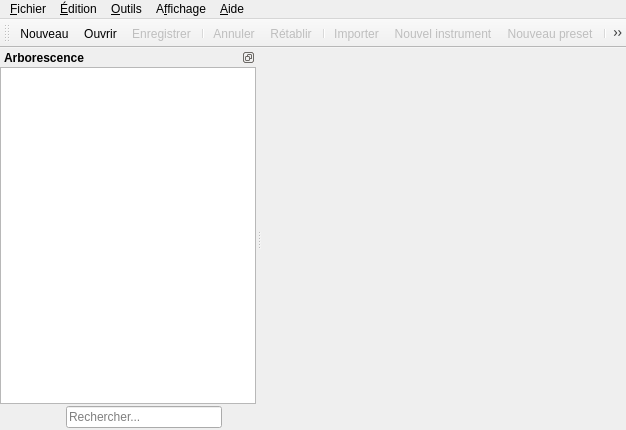
 <widget class="QMainWindow" name="MainWindow">
  <property name="geometry">
   <rect>
    <x>0</x>
    <y>0</y>
    <width>626</width>
    <height>430</height>
   </rect>
  </property>
  <property name="contextMenuPolicy">
   <enum>Qt::CustomContextMenu</enum>
  </property>
  <property name="windowTitle">
   <string>Polyphone</string>
  </property>
  <property name="windowIcon">
   <iconset resource="ressources.qrc">
    <normaloff>:/icones/icon</normaloff>:/icones/icon</iconset>
  </property>
  <property name="dockOptions">
   <set>QMainWindow::AllowNestedDocks|QMainWindow::AllowTabbedDocks|QMainWindow::AnimatedDocks</set>
  </property>
  <widget class="QWidget" name="centralWidget">
   <layout class="QGridLayout" name="gridLayout">
    <property name="margin">
     <number>0</number>
    </property>
    <item row="0" column="0">
     <widget class="QStackedWidget" name="stackedWidget">
      <property name="currentIndex">
       <number>0</number>
      </property>
      <widget class="QWidget" name="page_Soft">
       <layout class="QGridLayout" name="gridLayout_2">
        <item row="0" column="0">
         <widget class="QLabel" name="label">
          <property name="sizePolicy">
           <sizepolicy hsizetype="Maximum" vsizetype="Maximum">
            <horstretch>50</horstretch>
            <verstretch>50</verstretch>
           </sizepolicy>
          </property>
          <property name="text">
           <string/>
          </property>
          <property name="pixmap">
           <pixmap resource="ressources.qrc">:/icones/logo</pixmap>
          </property>
         </widget>
        </item>
       </layout>
      </widget>
     </widget>
    </item>
   </layout>
  </widget>
  <widget class="QMenuBar" name="Menubar">
   <property name="geometry">
    <rect>
     <x>0</x>
     <y>0</y>
     <width>626</width>
     <height>21</height>
    </rect>
   </property>
   <property name="accessibleDescription">
    <string/>
   </property>
   <widget class="QMenu" name="menuFichier">
    <property name="title">
     <string>&amp;Fichier</string>
    </property>
    <addaction name="actionNouveau"/>
    <addaction name="actionOuvrir"/>
    <addaction name="separator"/>
    <addaction name="actionEnregistrer"/>
    <addaction name="actionEnregistrer_sous"/>
    <addaction name="separator"/>
    <addaction name="actionImporter"/>
    <addaction name="actionExporter"/>
    <addaction name="separator"/>
    <addaction name="actionFichier_1"/>
    <addaction name="actionFichier_2"/>
    <addaction name="actionFichier_3"/>
    <addaction name="actionFichier_4"/>
    <addaction name="actionFichier_5"/>
    <addaction name="separator"/>
    <addaction name="actionFermer_le_fichier"/>
    <addaction name="actionQuitter"/>
   </widget>
   <widget class="QMenu" name="menu">
    <property name="title">
     <string>&amp;Aide</string>
    </property>
    <addaction name="actionSommaire"/>
    <addaction name="separator"/>
    <addaction name="actionA_propos"/>
   </widget>
   <widget class="QMenu" name="menuEdition">
    <property name="title">
     <string>&amp;Édition</string>
    </property>
    <addaction name="actionAnnuler"/>
    <addaction name="actionR_tablir"/>
    <addaction name="separator"/>
    <addaction name="actionCopier"/>
    <addaction name="actionColler"/>
    <addaction name="action_Supprimer"/>
    <addaction name="separator"/>
    <addaction name="actionRenommer"/>
    <addaction name="separator"/>
    <addaction name="actionPr_f_rences"/>
   </widget>
   <widget class="QMenu" name="menuOutils">
    <property name="title">
     <string>&amp;Outils</string>
    </property>
    <widget class="QMenu" name="menuSample">
     <property name="enabled">
      <bool>false</bool>
     </property>
     <property name="title">
      <string>&amp;Sample</string>
     </property>
     <addaction name="actionAjuster_la_fin_de_boucle"/>
     <addaction name="actionBouclage_automatique"/>
     <addaction name="action_Diminuer_sifflements"/>
     <addaction name="actionEnlever_blanc_au_d_part"/>
     <addaction name="actionFiltre_mur_de_brique"/>
     <addaction name="actionNormaliser_volume"/>
     <addaction name="action_R_glage_balance"/>
     <addaction name="actionTransposer"/>
    </widget>
    <widget class="QMenu" name="menuDivers">
     <property name="enabled">
      <bool>false</bool>
     </property>
     <property name="title">
      <string>&amp;Sf2</string>
     </property>
     <addaction name="action_Enlever_les_l_ments_non_utilis_s"/>
     <addaction name="actionR_gler_att_nuation_minimale"/>
    </widget>
    <widget class="QMenu" name="menuInstrument">
     <property name="enabled">
      <bool>false</bool>
     </property>
     <property name="title">
      <string>&amp;Instrument</string>
     </property>
     <addaction name="action_Cr_ation_mutation_mixture"/>
     <addaction name="actionD_saccordage_ondulant"/>
     <addaction name="actionD_uplication_des_divisions"/>
     <addaction name="action_Param_trage_global"/>
     <addaction name="action_R_partition_automatique"/>
     <addaction name="actionSpacialisation_du_son"/>
    </widget>
    <addaction name="menuSample"/>
    <addaction name="menuInstrument"/>
    <addaction name="menuDivers"/>
   </widget>
   <widget class="QMenu" name="menuAffichage">
    <property name="title">
     <string>A&amp;ffichage</string>
    </property>
    <addaction name="actionBarre_d_outils"/>
    <addaction name="actionSection_modulateurs"/>
   </widget>
   <addaction name="menuFichier"/>
   <addaction name="menuEdition"/>
   <addaction name="menuOutils"/>
   <addaction name="menuAffichage"/>
   <addaction name="menu"/>
  </widget>
  <widget class="QToolBar" name="toolBar">
   <property name="windowTitle">
    <string>Barre d'outils</string>
   </property>
   <property name="toolTip">
    <string/>
   </property>
   <property name="autoFillBackground">
    <bool>false</bool>
   </property>
   <attribute name="toolBarArea">
    <enum>TopToolBarArea</enum>
   </attribute>
   <attribute name="toolBarBreak">
    <bool>false</bool>
   </attribute>
   <addaction name="actionNouveau"/>
   <addaction name="actionOuvrir"/>
   <addaction name="actionEnregistrer"/>
   <addaction name="separator"/>
   <addaction name="actionAnnuler"/>
   <addaction name="actionR_tablir"/>
   <addaction name="separator"/>
   <addaction name="actionImporter"/>
   <addaction name="actionNouvel_instrument"/>
   <addaction name="actionNouveau_preset"/>
   <addaction name="separator"/>
   <addaction name="action_Supprimer"/>
  </widget>
  <widget class="QDockWidget" name="dockWidget">
   <property name="minimumSize">
    <size>
     <width>220</width>
     <height>367</height>
    </size>
   </property>
   <property name="maximumSize">
    <size>
     <width>300</width>
     <height>524287</height>
    </size>
   </property>
   <property name="font">
    <font>
     <weight>75</weight>
     <bold>true</bold>
    </font>
   </property>
   <property name="features">
    <set>QDockWidget::DockWidgetFloatable|QDockWidget::DockWidgetMovable</set>
   </property>
   <property name="allowedAreas">
    <set>Qt::LeftDockWidgetArea|Qt::RightDockWidgetArea</set>
   </property>
   <property name="windowTitle">
    <string>Arborescence</string>
   </property>
   <attribute name="dockWidgetArea">
    <number>1</number>
   </attribute>
   <widget class="QWidget" name="dockWidgetContents_2">
    <layout class="QHBoxLayout" name="horizontalLayout_3">
     <property name="spacing">
      <number>0</number>
     </property>
     <property name="margin">
      <number>0</number>
     </property>
     <item>
      <layout class="QVBoxLayout" name="verticalLayout_3">
       <property name="spacing">
        <number>0</number>
       </property>
       <property name="topMargin">
        <number>0</number>
       </property>
       <item>
        <widget class="Tree" name="arborescence">
         <property name="font">
          <font>
           <weight>50</weight>
           <bold>false</bold>
          </font>
         </property>
         <property name="mouseTracking">
          <bool>false</bool>
         </property>
         <property name="contextMenuPolicy">
          <enum>Qt::CustomContextMenu</enum>
         </property>
         <property name="acceptDrops">
          <bool>false</bool>
         </property>
         <property name="editTriggers">
          <set>QAbstractItemView::NoEditTriggers</set>
         </property>
         <property name="showDropIndicator" stdset="0">
          <bool>false</bool>
         </property>
         <property name="dragEnabled">
          <bool>true</bool>
         </property>
         <property name="dragDropMode">
          <enum>QAbstractItemView::DragDrop</enum>
         </property>
         <property name="defaultDropAction">
          <enum>Qt::IgnoreAction</enum>
         </property>
         <property name="selectionMode">
          <enum>QAbstractItemView::ExtendedSelection</enum>
         </property>
         <property name="indentation">
          <number>17</number>
         </property>
         <property name="animated">
          <bool>true</bool>
         </property>
         <property name="columnCount">
          <number>1</number>
         </property>
         <attribute name="headerVisible">
          <bool>false</bool>
         </attribute>
         <column>
          <property name="text">
           <string notr="true">1</string>
          </property>
         </column>
        </widget>
       </item>
       <item>
        <layout class="QHBoxLayout" name="horizontalLayout_2">
         <property name="spacing">
          <number>2</number>
         </property>
         <property name="margin">
          <number>2</number>
         </property>
         <item>
          <widget class="QPushButton" name="push_enrouler">
           <property name="maximumSize">
            <size>
             <width>30</width>
             <height>16777215</height>
            </size>
           </property>
           <property name="toolTip">
            <string>Enroule l'arborescence</string>
           </property>
           <property name="text">
            <string/>
           </property>
           <property name="icon">
            <iconset resource="ressources.qrc">
             <normaloff>:/icones/collapse</normaloff>:/icones/collapse</iconset>
           </property>
           <property name="checkable">
            <bool>false</bool>
           </property>
           <property name="flat">
            <bool>true</bool>
           </property>
          </widget>
         </item>
         <item>
          <widget class="QPushButton" name="push_derouler">
           <property name="maximumSize">
            <size>
             <width>30</width>
             <height>16777215</height>
            </size>
           </property>
           <property name="toolTip">
            <string>Déroule l'arborescence</string>
           </property>
           <property name="text">
            <string/>
           </property>
           <property name="icon">
            <iconset resource="ressources.qrc">
             <normaloff>:/icones/expand</normaloff>:/icones/expand</iconset>
           </property>
           <property name="flat">
            <bool>true</bool>
           </property>
          </widget>
         </item>
         <item>
          <widget class="QLineEdit" name="editSearch">
           <property name="font">
            <font>
             <weight>50</weight>
             <bold>false</bold>
            </font>
           </property>
           <property name="inputMask">
            <string/>
           </property>
           <property name="text">
            <string/>
           </property>
           <property name="placeholderText">
            <string>Rechercher...</string>
           </property>
          </widget>
         </item>
         <item>
          <widget class="QPushButton" name="push_nosearch">
           <property name="maximumSize">
            <size>
             <width>30</width>
             <height>16777215</height>
            </size>
           </property>
           <property name="toolTip">
            <string>Efface la recherche</string>
           </property>
           <property name="text">
            <string/>
           </property>
           <property name="icon">
            <iconset resource="ressources.qrc">
             <normaloff>:/icones/erase</normaloff>:/icones/erase</iconset>
           </property>
           <property name="flat">
            <bool>true</bool>
           </property>
          </widget>
         </item>
        </layout>
       </item>
      </layout>
     </item>
    </layout>
   </widget>
  </widget>
  <action name="actionOuvrir">
   <property name="icon">
    <iconset resource="ressources.qrc">
     <normaloff>:/icones/open</normaloff>:/icones/open</iconset>
   </property>
   <property name="text">
    <string>&amp;Ouvrir...</string>
   </property>
   <property name="toolTip">
    <string>Ouvre un fichier</string>
   </property>
   <property name="shortcut">
    <string>Ctrl+O</string>
   </property>
  </action>
  <action name="actionQuitter">
   <property name="icon">
    <iconset resource="ressources.qrc">
     <normaloff>:/icones/exit</normaloff>:/icones/exit</iconset>
   </property>
   <property name="text">
    <string>&amp;Quitter</string>
   </property>
   <property name="shortcut">
    <string>Ctrl+Q</string>
   </property>
  </action>
  <action name="actionSommaire">
   <property name="icon">
    <iconset resource="ressources.qrc">
     <normaloff>:/icones/help</normaloff>:/icones/help</iconset>
   </property>
   <property name="text">
    <string>&amp;Manuel</string>
   </property>
   <property name="shortcut">
    <string>F1</string>
   </property>
  </action>
  <action name="actionA_propos">
   <property name="icon">
    <iconset resource="ressources.qrc">
     <normaloff>:/icones/about</normaloff>:/icones/about</iconset>
   </property>
   <property name="text">
    <string>&amp;A propos</string>
   </property>
  </action>
  <action name="actionEnregistrer">
   <property name="enabled">
    <bool>false</bool>
   </property>
   <property name="icon">
    <iconset resource="ressources.qrc">
     <normaloff>:/icones/save</normaloff>:/icones/save</iconset>
   </property>
   <property name="text">
    <string>&amp;Enregistrer</string>
   </property>
   <property name="toolTip">
    <string>Enregistre le fichier actuel</string>
   </property>
   <property name="shortcut">
    <string>Ctrl+S</string>
   </property>
  </action>
  <action name="actionEnregistrer_sous">
   <property name="enabled">
    <bool>false</bool>
   </property>
   <property name="icon">
    <iconset resource="ressources.qrc">
     <normaloff>:/icones/save_as</normaloff>:/icones/save_as</iconset>
   </property>
   <property name="text">
    <string>Enregistrer &amp;sous...</string>
   </property>
   <property name="toolTip">
    <string>Enregistre sous un autre fichier</string>
   </property>
   <property name="shortcut">
    <string>Ctrl+Shift+S</string>
   </property>
  </action>
  <action name="actionNouveau">
   <property name="icon">
    <iconset resource="ressources.qrc">
     <normaloff>:/icones/new</normaloff>:/icones/new</iconset>
   </property>
   <property name="text">
    <string>&amp;Nouveau...</string>
   </property>
   <property name="toolTip">
    <string>Crée un nouveau fichier</string>
   </property>
   <property name="shortcut">
    <string>Ctrl+N</string>
   </property>
  </action>
  <action name="actionAnnuler">
   <property name="enabled">
    <bool>false</bool>
   </property>
   <property name="icon">
    <iconset resource="ressources.qrc">
     <normaloff>:/icones/undo</normaloff>:/icones/undo</iconset>
   </property>
   <property name="text">
    <string comment="1">&amp;Annuler</string>
   </property>
   <property name="toolTip">
    <string>Annule la dernière action</string>
   </property>
   <property name="shortcut">
    <string>Ctrl+Z</string>
   </property>
  </action>
  <action name="actionR_tablir">
   <property name="enabled">
    <bool>false</bool>
   </property>
   <property name="icon">
    <iconset resource="ressources.qrc">
     <normaloff>:/icones/redo</normaloff>:/icones/redo</iconset>
   </property>
   <property name="text">
    <string>Ré&amp;tablir</string>
   </property>
   <property name="toolTip">
    <string>Refait la dernière action annulée</string>
   </property>
   <property name="shortcut">
    <string>Ctrl+Shift+Z</string>
   </property>
  </action>
  <action name="actionPr_f_rences">
   <property name="icon">
    <iconset resource="ressources.qrc">
     <normaloff>:/icones/settings</normaloff>:/icones/settings</iconset>
   </property>
   <property name="text">
    <string>&amp;Préférences</string>
   </property>
  </action>
  <action name="actionBarre_d_outils">
   <property name="checkable">
    <bool>true</bool>
   </property>
   <property name="checked">
    <bool>true</bool>
   </property>
   <property name="text">
    <string>&amp;Barre d'outils</string>
   </property>
  </action>
  <action name="actionFermer_le_fichier">
   <property name="enabled">
    <bool>false</bool>
   </property>
   <property name="icon">
    <iconset resource="ressources.qrc">
     <normaloff>:/icones/close</normaloff>:/icones/close</iconset>
   </property>
   <property name="text">
    <string>&amp;Fermer le fichier</string>
   </property>
   <property name="toolTip">
    <string>Ferme le fichier</string>
   </property>
   <property name="shortcut">
    <string>Ctrl+W</string>
   </property>
  </action>
  <action name="actionCopier">
   <property name="enabled">
    <bool>false</bool>
   </property>
   <property name="icon">
    <iconset resource="ressources.qrc">
     <normaloff>:/icones/copy</normaloff>:/icones/copy</iconset>
   </property>
   <property name="text">
    <string>&amp;Copier</string>
   </property>
   <property name="shortcut">
    <string>Ctrl+C</string>
   </property>
   <property name="shortcutContext">
    <enum>Qt::WidgetShortcut</enum>
   </property>
  </action>
  <action name="actionColler">
   <property name="enabled">
    <bool>false</bool>
   </property>
   <property name="icon">
    <iconset resource="ressources.qrc">
     <normaloff>:/icones/paste</normaloff>:/icones/paste</iconset>
   </property>
   <property name="text">
    <string>C&amp;oller</string>
   </property>
   <property name="shortcut">
    <string>Ctrl+V</string>
   </property>
   <property name="shortcutContext">
    <enum>Qt::WidgetShortcut</enum>
   </property>
  </action>
  <action name="action_Supprimer">
   <property name="enabled">
    <bool>false</bool>
   </property>
   <property name="icon">
    <iconset resource="ressources.qrc">
     <normaloff>:/icones/delete</normaloff>:/icones/delete</iconset>
   </property>
   <property name="text">
    <string>&amp;Supprimer</string>
   </property>
   <property name="toolTip">
    <string>Supprime un élément</string>
   </property>
   <property name="shortcut">
    <string>Del</string>
   </property>
   <property name="shortcutContext">
    <enum>Qt::WidgetShortcut</enum>
   </property>
  </action>
  <action name="action_Enlever_les_l_ments_non_utilis_s">
   <property name="enabled">
    <bool>true</bool>
   </property>
   <property name="text">
    <string>&amp;Enlever les éléments non utilisés</string>
   </property>
   <property name="toolTip">
    <string>Enleve les éléments non utilisés</string>
   </property>
  </action>
  <action name="actionRenommer">
   <property name="enabled">
    <bool>false</bool>
   </property>
   <property name="text">
    <string>&amp;Renommer</string>
   </property>
   <property name="shortcut">
    <string>F2</string>
   </property>
  </action>
  <action name="actionFichier_1">
   <property name="enabled">
    <bool>false</bool>
   </property>
   <property name="text">
    <string>fichier 1</string>
   </property>
   <property name="toolTip">
    <string>Ouvre un fichier récent</string>
   </property>
   <property name="visible">
    <bool>false</bool>
   </property>
  </action>
  <action name="actionFichier_2">
   <property name="enabled">
    <bool>false</bool>
   </property>
   <property name="text">
    <string>fichier 2</string>
   </property>
   <property name="toolTip">
    <string>Ouvre un fichier récent</string>
   </property>
   <property name="visible">
    <bool>false</bool>
   </property>
  </action>
  <action name="actionFichier_3">
   <property name="enabled">
    <bool>false</bool>
   </property>
   <property name="text">
    <string>fichier 3</string>
   </property>
   <property name="toolTip">
    <string>Ouvre un fichier récent</string>
   </property>
   <property name="visible">
    <bool>false</bool>
   </property>
  </action>
  <action name="actionFichier_4">
   <property name="enabled">
    <bool>false</bool>
   </property>
   <property name="text">
    <string>fichier 4</string>
   </property>
   <property name="toolTip">
    <string>Ouvre un fichier récent</string>
   </property>
   <property name="visible">
    <bool>false</bool>
   </property>
  </action>
  <action name="actionFichier_5">
   <property name="enabled">
    <bool>false</bool>
   </property>
   <property name="text">
    <string>fichier 5</string>
   </property>
   <property name="toolTip">
    <string>Ouvre un fichier récent</string>
   </property>
   <property name="visible">
    <bool>false</bool>
   </property>
  </action>
  <action name="actionSection_modulateurs">
   <property name="checkable">
    <bool>true</bool>
   </property>
   <property name="checked">
    <bool>true</bool>
   </property>
   <property name="text">
    <string>Section modulateurs</string>
   </property>
   <property name="toolTip">
    <string>Affiche la section modulateurs</string>
   </property>
  </action>
  <action name="actionImporter">
   <property name="enabled">
    <bool>false</bool>
   </property>
   <property name="icon">
    <iconset resource="ressources.qrc">
     <normaloff>:/icones/wave</normaloff>:/icones/wave</iconset>
   </property>
   <property name="text">
    <string>&amp;Importer ...</string>
   </property>
   <property name="toolTip">
    <string>Importe un fichier audio</string>
   </property>
  </action>
  <action name="actionExporter">
   <property name="enabled">
    <bool>false</bool>
   </property>
   <property name="text">
    <string>E&amp;xporter ...</string>
   </property>
   <property name="toolTip">
    <string>Exporte au format wav</string>
   </property>
  </action>
  <action name="actionNouvel_instrument">
   <property name="enabled">
    <bool>false</bool>
   </property>
   <property name="icon">
    <iconset resource="ressources.qrc">
     <normaloff>:/icones/sound</normaloff>:/icones/sound</iconset>
   </property>
   <property name="text">
    <string>Nouvel instrument</string>
   </property>
   <property name="toolTip">
    <string>Crée un nouvel instrument</string>
   </property>
  </action>
  <action name="actionNouveau_preset">
   <property name="enabled">
    <bool>false</bool>
   </property>
   <property name="icon">
    <iconset resource="ressources.qrc">
     <normaloff>:/icones/music</normaloff>:/icones/music</iconset>
   </property>
   <property name="text">
    <string>Nouveau preset</string>
   </property>
   <property name="toolTip">
    <string>Crée un nouveau preset</string>
   </property>
  </action>
  <action name="actionEnlever_blanc_au_d_part">
   <property name="text">
    <string>&amp;Enlever blanc au départ</string>
   </property>
  </action>
  <action name="actionAjuster_la_fin_de_boucle">
   <property name="enabled">
    <bool>true</bool>
   </property>
   <property name="text">
    <string>&amp;Ajuster à la fin de boucle</string>
   </property>
  </action>
  <action name="actionNormaliser_volume">
   <property name="text">
    <string>&amp;Normaliser volume</string>
   </property>
  </action>
  <action name="actionBouclage_automatique">
   <property name="text">
    <string>&amp;Bouclage automatique</string>
   </property>
  </action>
  <action name="actionFiltre_mur_de_brique">
   <property name="text">
    <string>&amp;Filtre &quot;mur de brique&quot;...</string>
   </property>
  </action>
  <action name="actionTransposer">
   <property name="text">
    <string>&amp;Transposer...</string>
   </property>
  </action>
  <action name="actionR_gler_att_nuation_minimale">
   <property name="text">
    <string>&amp;Régler atténuation minimale...</string>
   </property>
  </action>
  <action name="actionD_saccordage_ondulant">
   <property name="enabled">
    <bool>true</bool>
   </property>
   <property name="text">
    <string>&amp;Désaccordage ondulant...</string>
   </property>
  </action>
  <action name="actionSpacialisation_du_son">
   <property name="text">
    <string>&amp;Spatialisation du son...</string>
   </property>
  </action>
  <action name="action_R_partition_automatique">
   <property name="text">
    <string>&amp;Répartition automatique</string>
   </property>
  </action>
  <action name="actionD_uplication_des_divisions">
   <property name="text">
    <string>D&amp;uplication des divisions</string>
   </property>
  </action>
  <action name="action_Param_trage_global">
   <property name="text">
    <string>&amp;Paramétrage global...</string>
   </property>
  </action>
  <action name="action_R_glage_balance">
   <property name="text">
    <string>&amp;Réglage balance</string>
   </property>
  </action>
  <action name="action_Cr_ation_mutation_mixture">
   <property name="text">
    <string>&amp;Création mixture...</string>
   </property>
  </action>
  <action name="action_Diminuer_sifflements">
   <property name="enabled">
    <bool>true</bool>
   </property>
   <property name="text">
    <string>&amp;Diminuer sifflements...</string>
   </property>
  </action>
  <action name="action_Diminuer_sifflements_2">
   <property name="text">
    <string>&amp;Diminuer sifflements...</string>
   </property>
  </action>
 </widget>
